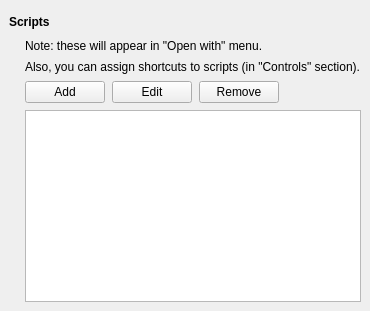
         <widget class="QWidget" name="Scripts">
          <layout class="QVBoxLayout" name="verticalLayout_29">
           <property name="leftMargin">
            <number>9</number>
           </property>
           <property name="topMargin">
            <number>9</number>
           </property>
           <property name="rightMargin">
            <number>9</number>
           </property>
           <property name="bottomMargin">
            <number>9</number>
           </property>
           <item>
            <spacer name="verticalSpacer_12">
             <property name="orientation">
              <enum>Qt::Vertical</enum>
             </property>
             <property name="sizeType">
              <enum>QSizePolicy::Fixed</enum>
             </property>
             <property name="sizeHint" stdset="0">
              <size>
               <width>20</width>
               <height>6</height>
              </size>
             </property>
            </spacer>
           </item>
           <item>
            <layout class="QHBoxLayout" name="horizontalLayout_38">
             <property name="leftMargin">
              <number>0</number>
             </property>
             <property name="topMargin">
              <number>0</number>
             </property>
             <property name="rightMargin">
              <number>0</number>
             </property>
             <item>
              <widget class="QLabel" name="title5">
               <property name="font">
                <font>
                 <bold>true</bold>
                </font>
               </property>
               <property name="text">
                <string>Scripts</string>
               </property>
              </widget>
             </item>
             <item>
              <widget class="QWidget" name="widget_14" native="true">
               <property name="sizePolicy">
                <sizepolicy hsizetype="Expanding" vsizetype="Preferred">
                 <horstretch>0</horstretch>
                 <verstretch>0</verstretch>
                </sizepolicy>
               </property>
               <property name="accessibleName">
                <string notr="true">SLine</string>
               </property>
              </widget>
             </item>
            </layout>
           </item>
           <item>
            <layout class="QVBoxLayout" name="verticalLayout_35">
             <property name="spacing">
              <number>7</number>
             </property>
             <property name="leftMargin">
              <number>16</number>
             </property>
             <property name="topMargin">
              <number>4</number>
             </property>
             <property name="rightMargin">
              <number>0</number>
             </property>
             <property name="bottomMargin">
              <number>0</number>
             </property>
             <item>
              <widget class="QLabel" name="label_24">
               <property name="accessibleName">
                <string notr="true">SNoteText</string>
               </property>
               <property name="text">
                <string>Note: these will appear in &quot;Open with&quot; menu.</string>
               </property>
              </widget>
             </item>
             <item>
              <widget class="QLabel" name="label_43">
               <property name="accessibleName">
                <string notr="true">SNoteText</string>
               </property>
               <property name="text">
                <string>Also, you can assign shortcuts to scripts (in &quot;Controls&quot; section).</string>
               </property>
              </widget>
             </item>
             <item>
              <layout class="QHBoxLayout" name="horizontalLayout_21">
               <property name="topMargin">
                <number>0</number>
               </property>
               <item>
                <widget class="QPushButton" name="pushButton_9">
                 <property name="text">
                  <string>Add</string>
                 </property>
                </widget>
               </item>
               <item>
                <widget class="QPushButton" name="pushButton_6">
                 <property name="text">
                  <string>Edit</string>
                 </property>
                </widget>
               </item>
               <item>
                <widget class="QPushButton" name="pushButton_7">
                 <property name="text">
                  <string>Remove</string>
                 </property>
                </widget>
               </item>
               <item>
                <spacer name="horizontalSpacer_5">
                 <property name="orientation">
                  <enum>Qt::Horizontal</enum>
                 </property>
                 <property name="sizeHint" stdset="0">
                  <size>
                   <width>20</width>
                   <height>20</height>
                  </size>
                 </property>
                </spacer>
               </item>
              </layout>
             </item>
             <item>
              <widget class="QListWidget" name="scriptsListWidget">
               <property name="alternatingRowColors">
                <bool>true</bool>
               </property>
              </widget>
             </item>
            </layout>
           </item>
          </layout>
         </widget>
